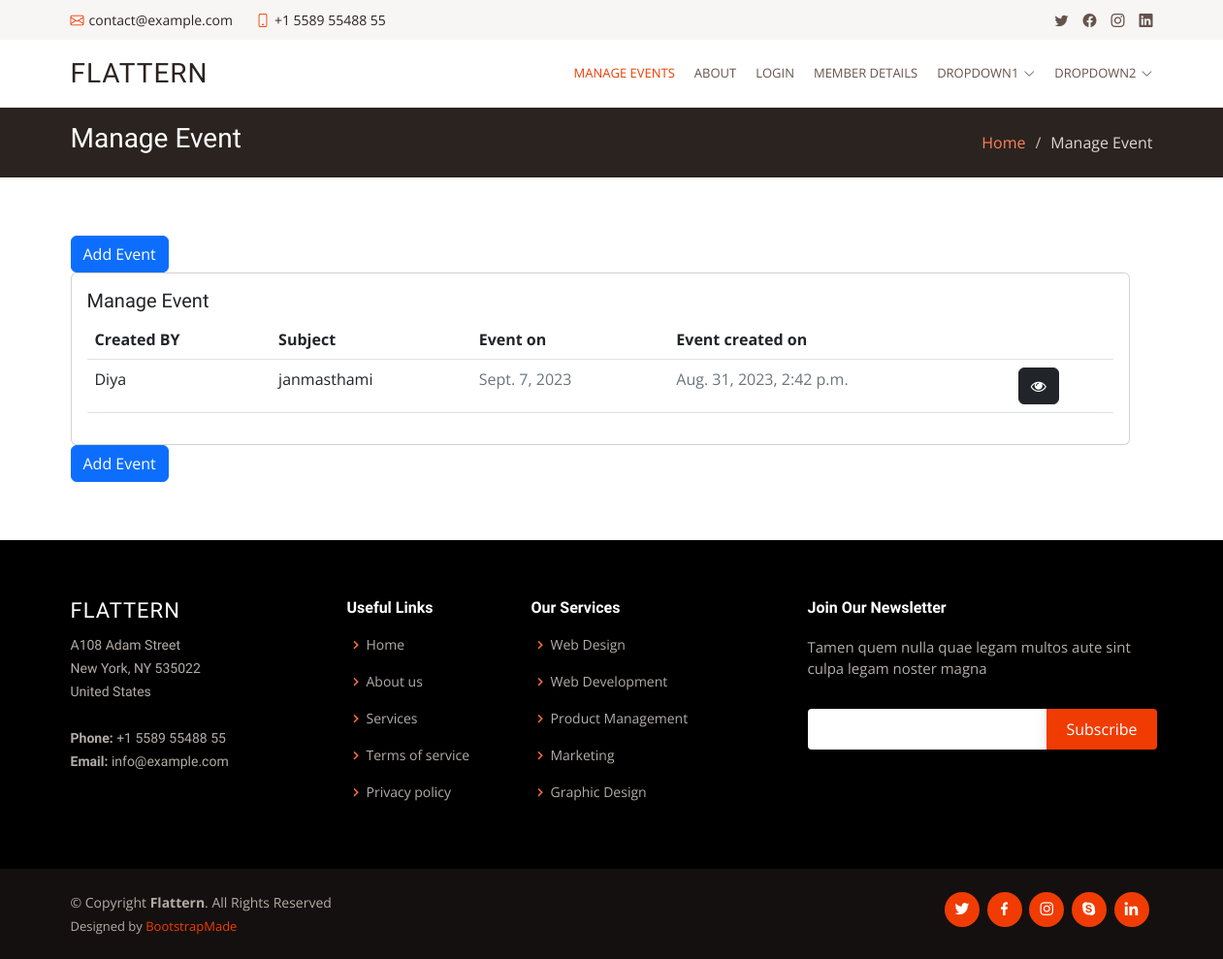
The page /hos/manage_events/ (signed in) on the database its author committed.
### housing_socity/models.py (models this page shows, shortened)
class Event(models.Model):
    created_by = models.ForeignKey(housing_socity,on_delete=models.CASCADE)
    subject = models.CharField(max_length=100)
    des = models.TextField()
    date = models.DateField()
    created_on = models.DateTimeField(auto_now_add=True)
    pic = models.FileField(upload_to='event',null=True,blank=True)

class housing_socity(models.Model):
    name=models.CharField(max_length=30)
    email= models.EmailField(unique=True)
    Mobile=models.CharField(max_length=10)
    Address=models.TextField()
    Password=models.CharField(max_length=30)
    sec_from=models.DateField(auto_now_add=True)
    profile_pic=models.FileField(upload_to='profile',default='avatar.jpg')
    def __str__(self):
        return self.name

### housing_socity/views.py (the view)
# urls.py: path('manage_events/',views.manage_events,name='manage_events'),
def manage_events(request):
    user=housing_socity.objects.get(email=request.session['email'])
    events = Event.objects.all()[::-1]
    return render(request,'manage_events.html',{'user':user,'events':events})

### housing_socity/templates/manage_events.html (shortened to what this page needs)
{% extends 'header.html' %}
{% load static %}
{% block page %}
Manage Events
{% endblock %}
{% block content %}
<main id="main">
    <section id="breadcrumbs" class="breadcrumbs">
      <div class="container">
        <div class="d-flex justify-content-between align-items-center">
          <h2>Manage Event</h2>
          <ol>
            <li><a href="{% url 'index' %}">Home</a></li>
            <li>Manage Event</li>
          </ol>
        </div>
      </div>
    </section>
    <section id="testimonials" class="testimonials">
      <div class="container">
        <div class="row">
          <div class="row">
            <div class="col-lg-12">
              <a href="{% url 'add-event' %}"><button class="btn btn-primary">           Add Event</button></a>
              <div class="card">
                <div class="card-body">
                  <h5 class="card-title">Manage Event</h5>
                  <table class="table datatable">
                    <thead>
                      <tr>
                        <th scope="col">Created BY</th>
                        <th scope="col">Subject</th>
                        <th scope="col">Event on</th>
                        <th scope="col">Event created on</th>
                        <th scope=" "> </th>
                      </tr>
                    </thead>
                    <tbody>
                      {% for event in events %}
                      <tr>
                        <td>
                          <p class="text-xs font-weight-bold mb-0">{{event.created_by}}</p>
                        </td>
                        <td>
                          <p class="text-xs font-weight-bold mb-0">{{event.subject}}</p>
                        </td>
                        <td>
                          <span class="text-secondary text-xs font-weight-bold">{{event.date}}</span>
                        </td>
                        <td>
                          <span class="text-secondary text-xs font-weight-bold">{{event.created_on}}</span>
                        </td>
                        <td class="align-middle">
                          <a href="{% url 'view_event' event.id %}" class="text-secondary font-weight-bold text-xs" data-toggle="tooltip" data-original-title="Edit user">
                            <button class="btn btn-dark"><i class="fa fa-eye"></i></button>
                          </a>
                        </td>
                      </tr>
                      {% endfor %}
                    </tbody>
                  </table>
                </div>
              </div>
            </div>
            <a href="{% url 'add-event' %}"><button class="btn btn-primary">           Add Event</button></a>
          </div>
        </div>
      </div>
    </section>
  </main>
{% endblock %}

### housing_socity/static/assets/css/style.css (style rules this page uses)
body { font-family: "Open Sans", sans-serif; color: #4d4643; }
a { color: #f03c02; text-decoration: none; }
h1, h2, h3, h4, h5, h6 { font-family: "Muli", sans-serif; }
section { padding: 60px 0; overflow: hidden; }
.breadcrumbs { padding: 15px 0; background: #2b2320; min-height: 40px; }
.breadcrumbs h2 { font-size: 28px; font-weight: 300; color: #fff; }
.breadcrumbs ol { display: flex; flex-wrap: wrap; list-style: none; padding: 0; margin: 0; color: #ded5d2; }
.breadcrumbs ol a { color: #fe825a; }
.breadcrumbs ol li+li { padding-left: 10px; }
.breadcrumbs ol li+li::before { display: inline-block; padding-right: 10px; color: #c8bab5; content: "/"; }

### rows shown on the page
Event: created_by "Diya", subject "janmasthami", date "Sept. 7, 2023", created_on "Aug. 31, 2023, 2:42 p.m."
